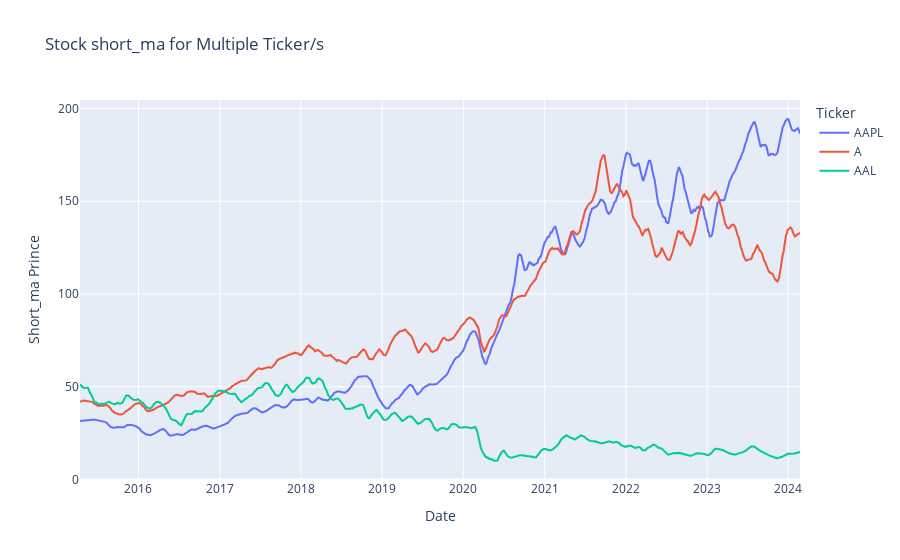

The notebook cell saved with this chart:
### Code cell
ticker = ['AAPL', 'A', 'AAL']

def plot_market(data, ticker:list, market:str):
    fig = go.Figure()
    for tick in ticker:
        if tick not in tickers:
            return f'{tick} not valid ticker'
    if market == 'volume':
        yaxis = 'Volume' 
    elif market in data.columns:
        yaxis = f'{market.capitalize()} Prince'
    else:
        return 'Enter valid Market'
        
    for tick in ticker:
        fig.add_trace(go.Scatter(
            x=data.loc[tick].index,
            y=data.loc[tick][market],
            mode='lines',
            name=tick
        ))
    fig.update_layout(
        title=f'Stock {market} for Multiple Ticker/s',
        xaxis_title='Date',            
        yaxis_title=yaxis,
        legend_title='Ticker'
    )
    fig.show()
    

plot_market(processed_df, ticker=ticker, market='short_ma' )

### Figure 1 — Plotly figure (JSON) as saved in the notebook; plotly's stock layout.template omitted (floating-point values rounded to 4 significant figures; data arrays with more than 128 entries replaced by an {"elided": "..."} marker saying what was removed)
{"data": [{"mode": "lines", "name": "AAPL", "type": "scatter", "x": {"elided": "2233 str values"}, "y": {"elided": "2233 float values"}}, {"mode": "lines", "name": "A", "type": "scatter", "x": {"elided": "2233 str values"}, "y": {"elided": "2233 float values"}}, {"mode": "lines", "name": "AAL", "type": "scatter", "x": {"elided": "2233 str values"}, "y": {"elided": "2233 float values"}}], "layout": {"legend": {"title": {"text": "Ticker"}}, "title": {"text": "Stock short_ma for Multiple Ticker/s"}, "xaxis": {"title": {"text": "Date"}}, "yaxis": {"title": {"text": "Short_ma Prince"}}}}
